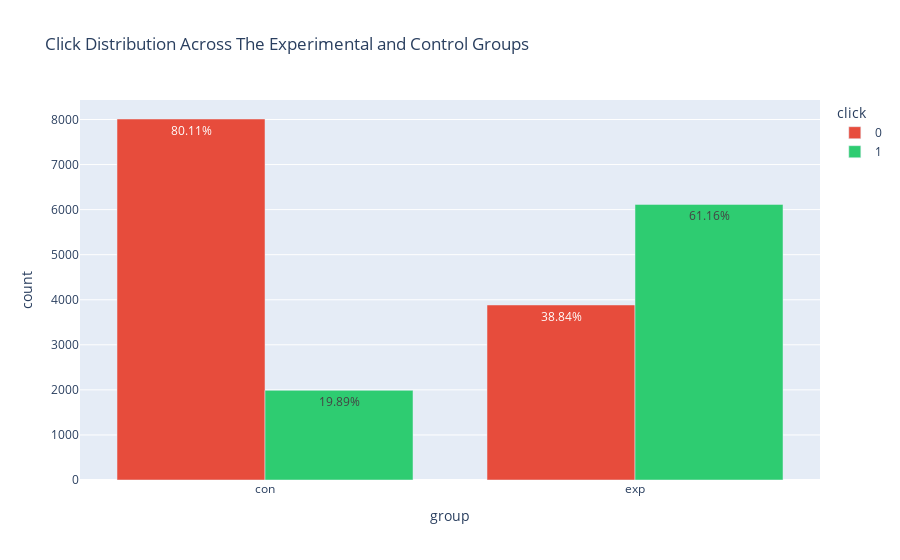

Write notebook code for a chart like this one.
### Code cell
fig = px.bar(
    click_distribution_across_groups,
    x='group',
    y='count',
    text='label',
    title='Click Distribution Across The Experimental and Control Groups',
    color='click',
    barmode='group',
    color_discrete_sequence=color_palette 
)
fig

### Figure 1 — Plotly figure (JSON) as saved in the notebook; plotly's stock layout.template omitted (floating-point values rounded to 4 significant figures)
{"data": [{"alignmentgroup": "True", "hovertemplate": "click=0<br>group=%{x}<br>count=%{y}<br>label=%{text}<extra></extra>", "legendgroup": "0", "marker": {"color": "#E74C3C", "pattern": {"shape": ""}}, "name": "0", "offsetgroup": "0", "orientation": "v", "showlegend": true, "text": ["80.11%", "38.84%"], "textposition": "auto", "type": "bar", "x": ["con", "exp"], "xaxis": "x", "y": [8011, 3884], "yaxis": "y"}, {"alignmentgroup": "True", "hovertemplate": "click=1<br>group=%{x}<br>count=%{y}<br>label=%{text}<extra></extra>", "legendgroup": "1", "marker": {"color": "#2ECC71", "pattern": {"shape": ""}}, "name": "1", "offsetgroup": "1", "orientation": "v", "showlegend": true, "text": ["19.89%", "61.16%"], "textposition": "auto", "type": "bar", "x": ["con", "exp"], "xaxis": "x", "y": [1989, 6116], "yaxis": "y"}], "layout": {"barmode": "group", "legend": {"title": {"text": "click"}, "tracegroupgap": 0}, "title": {"text": "Click Distribution Across The Experimental and Control Groups"}, "xaxis": {"anchor": "y", "domain": [0, 1], "title": {"text": "group"}}, "yaxis": {"anchor": "x", "domain": [0, 1], "title": {"text": "count"}}}}
